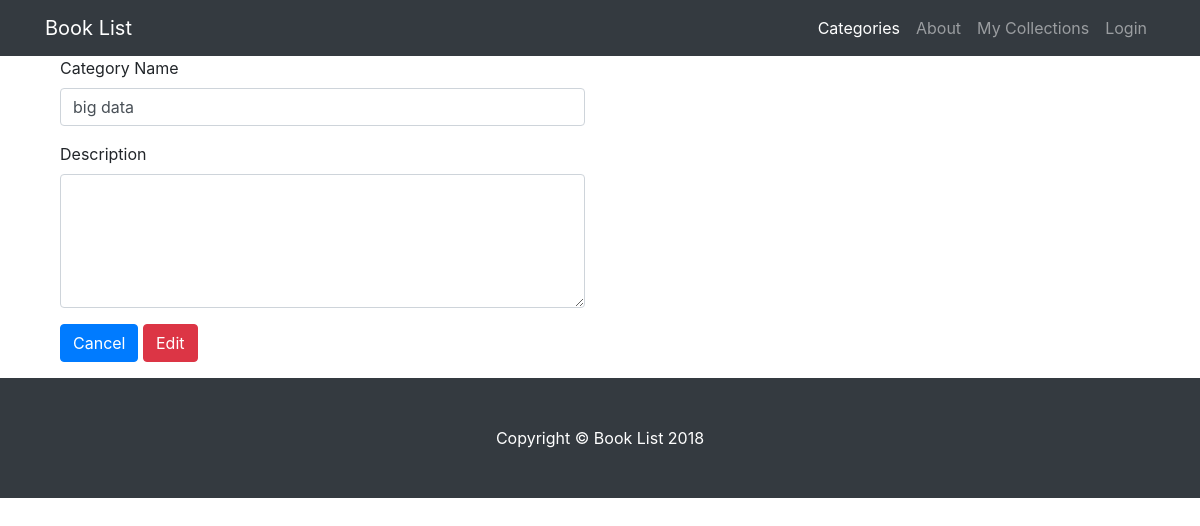
Page /category/1/edit on the earlier database version.
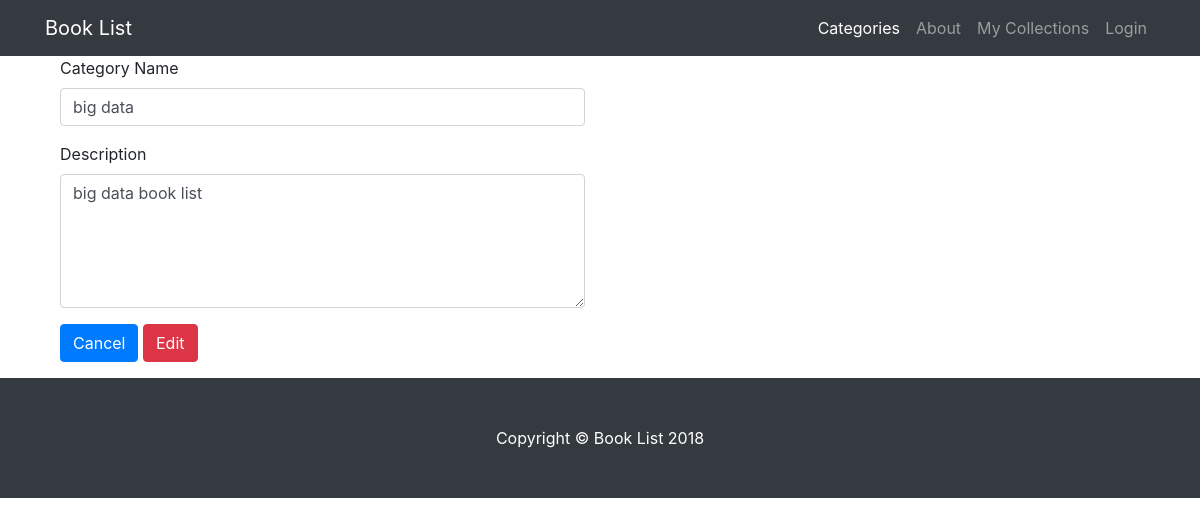
Same page on the later database version.
### database_setup.py (models this page shows, shortened)
class Category(Base):
    __tablename__ = 'category'
    id = Column(Integer, primary_key=True)
    name = Column(String(250), nullable=False)
    desc = Column(String(400))

### project.py (the view)
@app.route('/category/<int:category_id>/edit', methods=['GET', 'POST'])
def editCategory(category_id):
    category = session.query(Category).filter_by(id=category_id).one()
    if request.method == 'POST':
        category.name = request.form['name']
        if 'desc' in request.form and request.form['desc'] != "":
            category.desc = request.form['desc']
        else:
            category.desc = None
        session.add(category)
        session.commit()
        return redirect(url_for('categories'))
    else:
        return render_template("editCategory.html", category=category)

### templates/editCategory.html
{% extends "main.html" %}
{% block content %}
    {% include "header.html" %}
    <div class="container">
        <div class="col-md-6 col-md-offset-1 padding-top">
            <form action="#" method="POST">
                <div class="form-group">
                    <label for="name">Category Name</label>
                    <input name="name" type="text" class="form-control" id="name" value="{{category.name}}">
                </div>
                <div class="form-group">
                    <label for="desc">Description</label>
                    <textarea name="desc" class="form-control" id="desc" rows="5">{% if category.desc %}{{category.desc}}{% endif %}</textarea>
                </div>
                <a href="{{url_for('categories')}}" class="btn btn-primary">Cancel</a>
                <button type="submit" class="btn btn-danger">Edit</button>
            </form>
        </div>
    </div>
{% endblock %}

Differences in the rows shown:
changed Category "big data": desc (not shown) → "big data book list"
